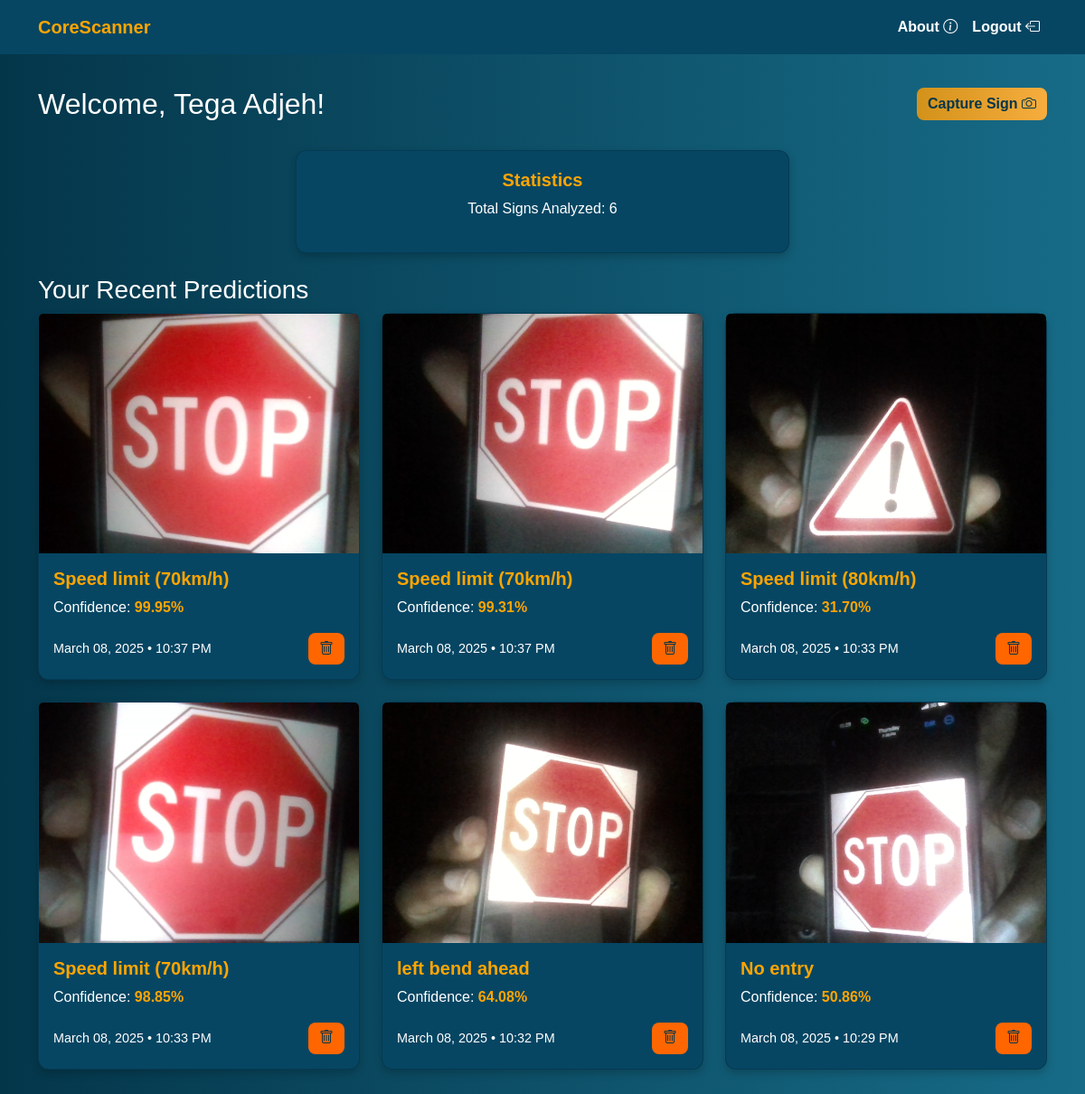
The app's page / (signed in), older data.
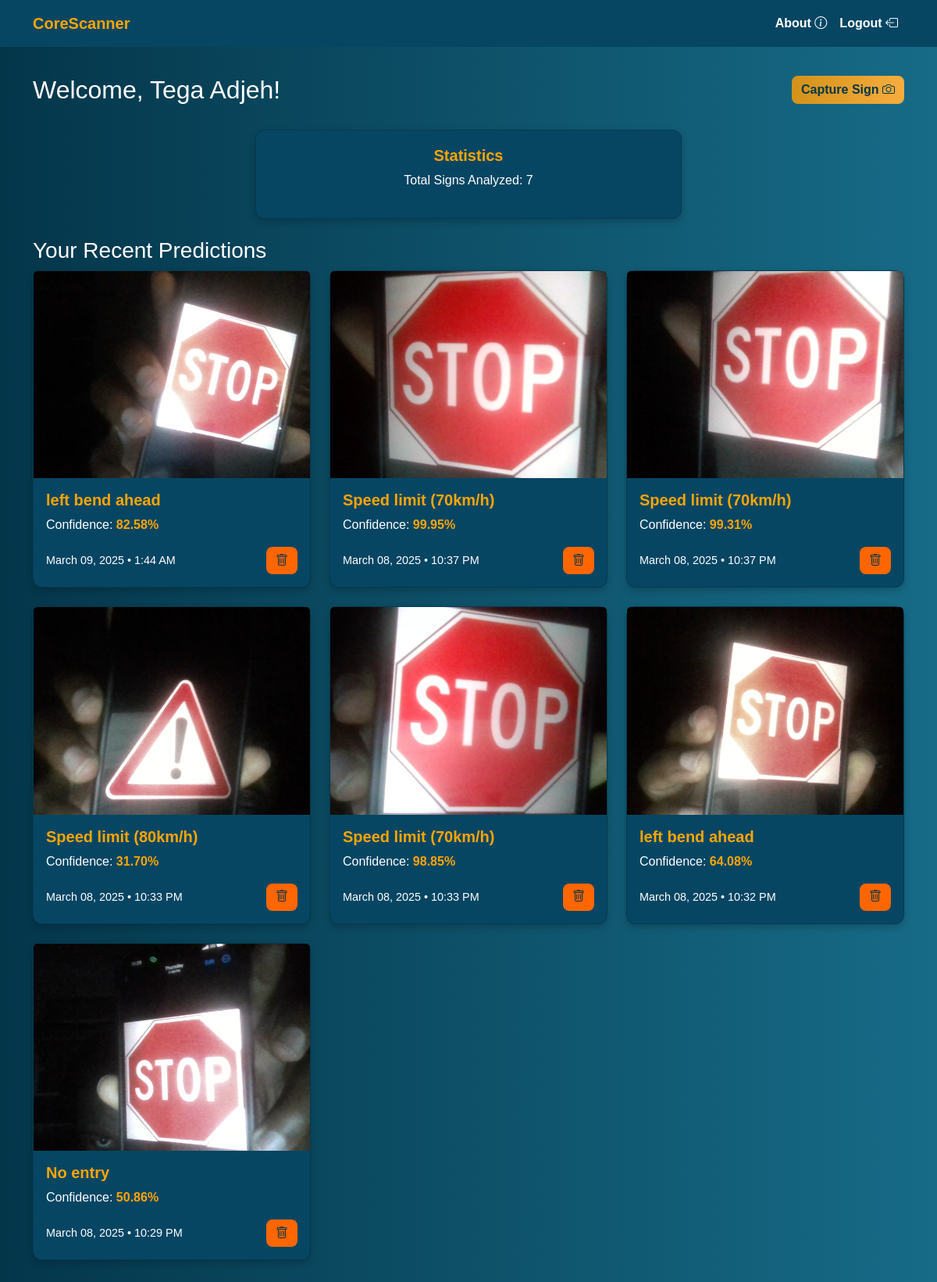
The same page, newer data.
### base/models.py (models this page shows, shortened)
class Prediction(models.Model):
    user = models.ForeignKey(CustomUser, on_delete=models.CASCADE)
    image = models.ImageField(upload_to='uploads/')
    predicted_class = models.CharField(max_length=100)
    confidence = models.FloatField()
    timestamp = models.DateTimeField(auto_now_add=True)

### base/views.py (the view)
# urls.py: path('', views.Dashboard.as_view(), name='dashboard'),
class Dashboard(LoginRequiredMixin,ListView):
    model = Prediction
    template_name = 'base/dashboard.html'
    context_object_name = 'predictions'
    def get_queryset(self):
        if not self.request.user.is_authenticated:
            return Prediction.objects.none()
        return Prediction.objects.filter(user=self.request.user).order_by('-timestamp')
    def get_context_data(self, **kwargs):
        context = super().get_context_data(**kwargs)
        user = self.request.user
        print(f"User authenticated: {user.is_authenticated}")
        print(f"Username: {user.username}")
        print(f"User ID: {user.id}")
        print(f"User type: {type(user)}")
        if user.is_authenticated:
            if isinstance(user, CustomUser):
                context['user'] = user
                context['prediction_count'] = Prediction.objects.filter(user=user).count()
            else:
                print("request.user is not an instance of CustomUser")
                context['prediction_count'] = 0
        else:
            context['prediction_count'] = 0
        return context

### base/templates/base/dashboard.html (shortened to what this page needs)
{% extends 'base/main.html' %}
{% block content %}
<div class="dashboard-container">
    <div class="container">
        <div class="dashboard-header">
            <h2>Welcome, {{ user.firstname }} {{ user.lastname }}!</h2>
            {% if request.user.is_authenticated %}
            <div>
                <a href="{% url 'predictor' %}" class="btn  mb-2">Capture Sign <i class="bi bi-camera"></i></a>
            </div>
            {% endif %}
        </div>
        <div class="row mt-4">
            <div class="col-md-6 offset-md-3">
                <div class="card stats-card">
                    <h5 class="card-title">Statistics</h5>
                    <p style="font-weight: 500;">Total Signs Analyzed: {{ prediction_count }}</p>
                </div>
            </div>
        </div>
        <div class="row mt-4">
            <div class="col-md-12">
                <h3>Your Recent Predictions</h3>
                {% if predictions %}
                    <div class="row">
                        {% for prediction in predictions %}
                        <div class="col-lg-4 col-md-6 col-sm-12 mb-4">
                            <div class="card">
                                <img src="{{ prediction.image.url }}" class="card-img-top" alt="Traffic Sign">
                                <div class="card-body">
                                    <h5 class="card-title">{{ prediction.predicted_class }}</h5>
                                    <p class="card-text">Confidence: <span class="confidence-value">{{ prediction.confidence|floatformat:2 }}%</span></p>
                                    <div class="card-footer-flex">
                                        <p class="card-text prediction-date">{{ prediction.timestamp|date:"F d, Y • g:i A" }}</p>
                                        <button style="background: #ff6600;" class="btn delete-btn" data-id="{{ prediction.id }}">
                                            <i class="bi bi-trash"></i>
                                        </button>
                                    </div>
                                </div>
                            </div>
                        </div>
                        {% endfor %}
                    </div>
                {% else %}
                    <p class="text-sm">No predictions yet. Click <span style="color: #FFA500;">"Capture Sign" </span> to analyze your first traffic sign!</p>
                {% endif %}
            </div>
        </div>
    </div>
</div>
{% endblock content %}

Row changes from the older to the newer data that the page shows:
added Prediction: image (picture), predicted_class "left bend ahead", confidence "82.58", timestamp "March 09, 2025 • 1:44 AM"
Text that changed along with them:
{{ prediction_count }}: "6" → "7"
